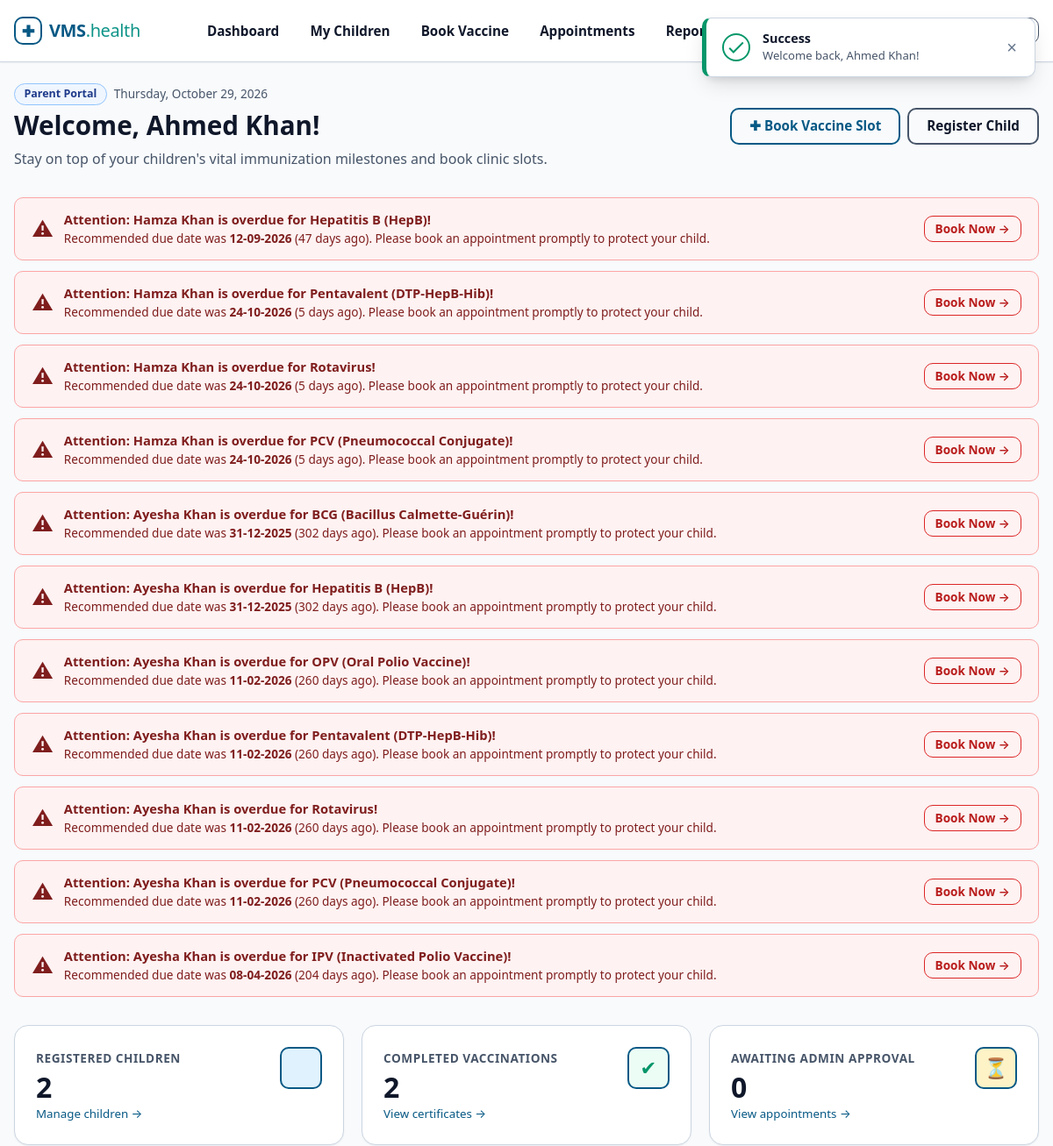
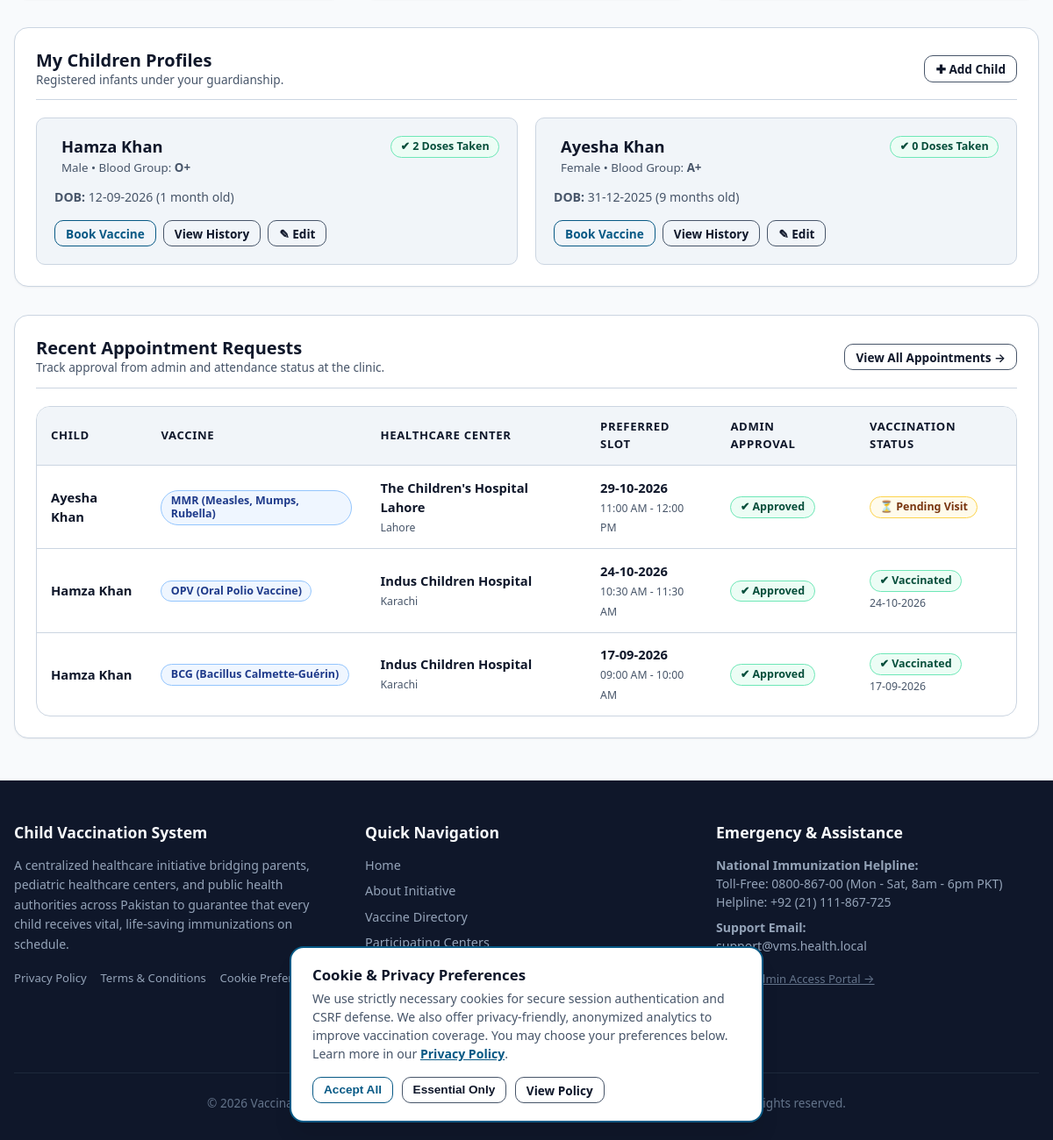
/vms/parent/dashboard.php (signed in), run on the app's committed database (2 pictures, top to bottom).
### tables this page shows
CREATE TABLE `children` (
  `id` INT UNSIGNED NOT NULL AUTO_INCREMENT,
  `parent_id` INT UNSIGNED NOT NULL COMMENT 'Foreign key to parents.id',
  `name` VARCHAR(100) NOT NULL COMMENT 'Child full name',
  `dob` DATE NOT NULL COMMENT 'Date of birth used for schedule calculations',
  `gender` ENUM('male', 'female', 'other') NOT NULL COMMENT 'Biological gender',
  `blood_group` VARCHAR(10) NOT NULL COMMENT 'Blood group e.g. A+, B+, O+, AB-',
  `created_at` DATETIME NOT NULL DEFAULT CURRENT_TIMESTAMP,
  PRIMARY KEY (`id`),
  KEY `idx_children_parent_id` (`parent_id`),
  KEY `idx_children_dob` (`dob`),
  CONSTRAINT `fk_children_parent` FOREIGN KEY (`parent_id`)
    REFERENCES `parents` (`id`) ON DELETE CASCADE ON UPDATE CASCADE
);

CREATE TABLE `bookings` (
  `id` INT UNSIGNED NOT NULL AUTO_INCREMENT,
  `child_id` INT UNSIGNED NOT NULL COMMENT 'Child receiving vaccination',
  `parent_id` INT UNSIGNED NOT NULL COMMENT 'Parent who booked appointment',
  `hospital_id` INT UNSIGNED NOT NULL COMMENT 'Selected vaccination center',
  `vaccine_id` INT UNSIGNED NOT NULL COMMENT 'Vaccine to be administered',
  `preferred_date` DATE NOT NULL COMMENT 'Date booked for the appointment',
  `time_slot` VARCHAR(30) NOT NULL COMMENT 'e.g. 09:00 AM - 10:00 AM',
  `admin_status` ENUM('pending', 'approved', 'rejected') NOT NULL DEFAULT 'pending' COMMENT 'Admin approval status',
  `vaccination_status` ENUM('pending', 'vaccinated', 'not_vaccinated') NOT NULL DEFAULT 'pending' COMMENT 'Hospital verification status',
  `vaccinated_on` DATETIME DEFAULT NULL COMMENT 'Timestamp when hospital confirmed vaccination',
  `remarks` TEXT DEFAULT NULL COMMENT 'Clinical observations or rejection/cancellation reasons',
  `created_at` DATETIME NOT NULL DEFAULT CURRENT_TIMESTAMP,
  PRIMARY KEY (`id`),
  KEY `idx_bookings_child` (`child_id`),
  KEY `idx_bookings_parent` (`parent_id`),
  KEY `idx_bookings_hospital` (`hospital_id`),
  KEY `idx_bookings_vaccine` (`vaccine_id`),
  KEY `idx_bookings_admin_status` (`admin_status`),
  KEY `idx_bookings_vac_status` (`vaccination_status`),
  KEY `idx_bookings_preferred_date` (`preferred_date`),
  KEY `idx_bookings_parent_child` (`parent_id`, `child_id`),
  KEY `idx_bookings_hosp_schedule` (`hospital_id`, `preferred_date`, `vaccination_status`),
  CONSTRAINT `fk_bookings_child` FOREIGN KEY (`child_id`)
    REFERENCES `children` (`id`) ON DELETE CASCADE ON UPDATE CASCADE,
  CONSTRAINT `fk_bookings_parent` FOREIGN KEY (`parent_id`)
    REFERENCES `parents` (`id`) ON DELETE CASCADE ON UPDATE CASCADE,
  CONSTRAINT `fk_bookings_hospital` FOREIGN KEY (`hospital_id`)
    REFERENCES `hospitals` (`id`) ON DELETE CASCADE ON UPDATE CASCADE,
  CONSTRAINT `fk_bookings_vaccine` FOREIGN KEY (`vaccine_id`)
    REFERENCES `vaccines` (`id`) ON DELETE CASCADE ON UPDATE CASCADE
);

CREATE TABLE `vaccines` (
  `id` INT UNSIGNED NOT NULL AUTO_INCREMENT,
  `name` VARCHAR(100) NOT NULL COMMENT 'Vaccine name e.g. BCG, OPV, MMR',
  `description` TEXT NOT NULL COMMENT 'Medical indications, preventable illnesses, instructions',
  `recommended_age_days` INT UNSIGNED NOT NULL COMMENT 'Days from birth when dose is due (0 = Birth)',
  `doses` INT UNSIGNED NOT NULL DEFAULT 1 COMMENT 'Total recommended doses in the series',
  `status` ENUM('available', 'unavailable') NOT NULL DEFAULT 'available',
  `created_at` DATETIME NOT NULL DEFAULT CURRENT_TIMESTAMP,
  PRIMARY KEY (`id`),
  KEY `idx_vaccines_status` (`status`),
  KEY `idx_vaccines_age_days` (`recommended_age_days`)
);

CREATE TABLE `hospitals` (
  `id` INT UNSIGNED NOT NULL AUTO_INCREMENT,
  `user_id` INT UNSIGNED NOT NULL COMMENT 'Foreign key to users.id',
  `name` VARCHAR(150) NOT NULL COMMENT 'Official name of the hospital / health center',
  `address` TEXT NOT NULL COMMENT 'Street address of the hospital',
  `city` VARCHAR(80) NOT NULL COMMENT 'City where hospital is located',
  `location` VARCHAR(150) NOT NULL COMMENT 'District, zone, or prominent landmark for parent search',
  `phone` VARCHAR(25) NOT NULL COMMENT 'Hospital reception / pediatric hotline',
  `status` ENUM('active', 'inactive') NOT NULL DEFAULT 'active' COMMENT 'Account status',
  `created_at` DATETIME NOT NULL DEFAULT CURRENT_TIMESTAMP,
  PRIMARY KEY (`id`),
  UNIQUE KEY `uk_hospitals_user_id` (`user_id`),
  KEY `idx_hospitals_city` (`city`),
  KEY `idx_hospitals_status` (`status`),
  CONSTRAINT `fk_hospitals_user` FOREIGN KEY (`user_id`)
    REFERENCES `users` (`id`) ON DELETE CASCADE ON UPDATE CASCADE
);

### vms/parent/dashboard.php (the view, shortened to what the rows shown need)
<?php
require_once __DIR__ . '/../includes/functions.php';
require_once __DIR__ . '/../includes/auth.php';
$pdo = getDBConnection();
$userId = currentUserId();
$pStmt = $pdo->prepare('SELECT id, phone, address FROM parents WHERE user_id = ? LIMIT 1');
$pStmt->execute([$userId]);
$parentProfile = $pStmt->fetch();
$parentId = $parentProfile ? (int)$parentProfile['id'] : 0;
$cStmt = $pdo->prepare(
    'SELECT c.*,
            (SELECT COUNT(*) FROM bookings b WHERE b.child_id = c.id AND b.vaccination_status = "vaccinated") AS doses_completed
     FROM children c
     WHERE c.parent_id = ?
     ORDER BY c.dob DESC'
);
$cStmt->execute([$parentId]);
$children = $cStmt->fetchAll();
$vaccinesList = $pdo->query('SELECT * FROM vaccines WHERE status = "available" ORDER BY recommended_age_days ASC')->fetchAll();
$bStmt = $pdo->prepare('SELECT child_id, vaccine_id, admin_status, vaccination_status FROM bookings WHERE parent_id = ?');
$bStmt->execute([$parentId]);
$existingBookings = $bStmt->fetchAll();
$bookedMap = [];
foreach ($existingBookings as $eb) {
    $key = $eb['child_id'] . '_' . $eb['vaccine_id'];
    $bookedMap[$key] = $eb;
}
$upcomingAlerts = [];
$overdueAlerts  = [];
foreach ($children as $child) {
    $childId = (int)$child['id'];
    $childDob = $child['dob'];
    foreach ($vaccinesList as $vac) {
        $vacId = (int)$vac['id'];
        $mapKey = $childId . '_' . $vacId;
        if (isset($bookedMap[$mapKey])) {
            $status = $bookedMap[$mapKey]['vaccination_status'];
            $adminStatus = $bookedMap[$mapKey]['admin_status'];
            if ($status === 'vaccinated' || ($adminStatus !== 'rejected' && $status === 'pending')) {
                continue;
            }
        }
        $dueDate = calculateVaccineDueDate($childDob, (int)$vac['recommended_age_days']);
        $daysUntilDue = (int)floor((strtotime($dueDate) - strtotime('today')) / 86400);
        if ($daysUntilDue < 0) {
            $overdueAlerts[] = [
                'child_id'     => $childId,
                'child_name'   => $child['name'],
                'vaccine_id'   => $vacId,
                'vaccine_name' => $vac['name'],
                'due_date'     => $dueDate,
                'days_diff'    => abs($daysUntilDue),
                'type'         => 'overdue'
            ];
        }
    }
}
$recentBookingsStmt = $pdo->prepare(
    'SELECT b.*,
            c.name AS child_name,
            h.name AS hospital_name, h.city AS hospital_city,
            v.name AS vaccine_name
     FROM bookings b
     JOIN children c ON b.child_id = c.id
     JOIN hospitals h ON b.hospital_id = h.id
     JOIN vaccines v ON b.vaccine_id = v.id
     WHERE b.parent_id = ?
     ORDER BY b.created_at DESC
     LIMIT 5'
);
$recentBookingsStmt->execute([$parentId]);
$recentBookings = $recentBookingsStmt->fetchAll();
require_once __DIR__ . '/../includes/header.php';
?>
<div class="container">
    <div style="display: flex; justify-content: space-between; align-items: center; margin-bottom: 2rem; flex-wrap: wrap; gap: 1rem;">
        <div>
            <h1>Welcome, <?= e(currentUserName()); ?>!</h1>
        </div>
    </div>
    <?php if (!empty($overdueAlerts) || !empty($upcomingAlerts)): ?>
        <div style="margin-bottom: 2rem;">
            <?php foreach ($overdueAlerts as $oa): ?>
                <div class="alert alert-danger" style="margin-bottom: 0.75rem;">
                    <div style="display: flex; align-items: center; gap: 0.75rem;">
                        <span style="font-size: 1.5rem;">&#9888;</span>
                        <div>
                            <strong>Attention: <?= e($oa['child_name']); ?> is overdue for <?= e($oa['vaccine_name']); ?>!</strong><br>
                            <span style="font-size: 0.85rem;">
                                Recommended due date was <strong><?= formatDate($oa['due_date']); ?></strong> (<?= (int)$oa['days_diff']; ?> days ago). Please book an appointment promptly to protect your child.
                            </span>
                        </div>
                    </div>
                    <div>
                        <a href="<?= url('parent/book.php?child_id=' . (int)$oa['child_id'] . '&vaccine_id=' . (int)$oa['vaccine_id']); ?>" class="btn btn-danger btn-sm" style="white-space: nowrap;">
                            Book Now &rarr;
                        </a>
                    </div>
                </div>
            <?php endforeach; ?>
        </div>
    <?php endif; ?>
    <div class="card" style="margin-bottom: 2rem;">
        <?php if (empty($children)): ?>
            <div style="text-align: center; padding: 2.5rem 1rem; color: var(--text-muted);">
                <p style="font-size: 1.1rem; margin-bottom: 0.5rem;">No children registered under your profile yet.</p>
                <a href="<?= url('parent/children.php?action=add'); ?>" class="btn btn-primary btn-sm">Add Your First Child</a>
            </div>
        <?php else: ?>
            <div class="grid grid-2" style="gap: 1.25rem;">
                <?php foreach ($children as $c): ?>
                    <div style="background: var(--bg-subtle); padding: 1.25rem; border-radius: var(--radius-md); border: 1px solid var(--border-color);">
                        <div style="display: flex; justify-content: space-between; align-items: flex-start; margin-bottom: 0.75rem;">
                            <div style="display: flex; align-items: center; gap: 0.5rem;">
                                <div>
                                    <h4 style="margin: 0; font-size: 1.15rem;"><?= e($c['name']); ?></h4>
                                    <small style="color: var(--text-muted);"><?= ucfirst($c['gender']); ?> &bull; Blood Group: <strong><?= e($c['blood_group']); ?></strong></small>
                                </div>
                            </div>
                            <span class="badge badge-success">&#10004; <?= (int)$c['doses_completed']; ?> doses taken</span>
                        </div>
                        <p style="font-size: 0.88rem; margin-bottom: 1rem; color: var(--text-muted);">
                            <strong>DOB:</strong> <?= formatDate($c['dob']); ?> (<?= formatAge($c['dob']); ?> old)
                        </p>
                        <div style="display: flex; gap: 0.5rem; flex-wrap: wrap;">
                            <a href="<?= url('parent/book.php?child_id=' . (int)$c['id']); ?>" class="btn btn-primary btn-sm">
                                Book Vaccine
                            </a>
                            <a href="<?= url('parent/reports.php?child_id=' . (int)$c['id']); ?>" class="btn btn-outline btn-sm">
                                View History
                            </a>
                            <a href="<?= url('parent/children.php?action=edit&id=' . (int)$c['id']); ?>" class="btn btn-outline btn-sm">
                                &#9998; Edit
                            </a>
                        </div>
                    </div>
                <?php endforeach; ?>
            </div>
        <?php endif; ?>
    </div>
    <div class="card">
        <?php if (empty($recentBookings)): ?>
            <div style="text-align: center; padding: 2.5rem 1rem; color: var(--text-muted);">
                <p>You have not made any appointment bookings yet.</p>
                <a href="<?= url('parent/book.php'); ?>" class="btn btn-primary btn-sm">Book a Vaccination Slot</a>
            </div>
        <?php else: ?>
            <div class="table-responsive">
                <table class="table">
                    <thead>
                        <tr>
                            <th>Child</th>
                            <th>Vaccine</th>
                            <th>Healthcare Center</th>
                            <th>Preferred Slot</th>
                            <th>Admin Approval</th>
                            <th>Vaccination Status</th>
                        </tr>
                    </thead>
                    <tbody>
                        <?php foreach ($recentBookings as $b): ?>
                            <tr>
                                <td><strong><?= e($b['child_name']); ?></strong></td>
                                <td><span class="badge badge-info"><?= e($b['vaccine_name']); ?></span></td>
                                <td>
                                    <strong><?= e($b['hospital_name']); ?></strong><br>
                                    <small style="color: var(--text-muted);"><?= e($b['hospital_city']); ?></small>
                                </td>
                                <td>
                                    <strong><?= formatDate($b['preferred_date']); ?></strong><br>
                                    <small style="color: var(--text-muted);"><?= e($b['time_slot']); ?></small>
                                </td>
                                <td>
                                    <?php if ($b['admin_status'] === 'approved'): ?>
                                        <span class="badge badge-success">&#10004; Approved</span>
                                    <?php elseif ($b['admin_status'] === 'pending'): ?>
                                        <span class="badge badge-warning">&#9203; In Review</span>
                                    <?php else: ?>
                                        <span class="badge badge-danger">&#10006; Rejected</span>
                                    <?php endif; ?>
                                </td>
                                <td>
                                    <?php if ($b['vaccination_status'] === 'vaccinated'): ?>
                                        <span class="badge badge-success">&#10004; Vaccinated</span><br>
                                        <small style="color: var(--text-muted);"><?= formatDate($b['vaccinated_on']); ?></small>
                                    <?php elseif ($b['vaccination_status'] === 'not_vaccinated'): ?>
                                        <span class="badge badge-danger">&#10006; Not Vaccinated</span>
                                    <?php else: ?>
                                        <span class="badge badge-warning">&#9203; Pending Visit</span>
                                    <?php endif; ?>
                                </td>
                            </tr>
                        <?php endforeach; ?>
                    </tbody>
                </table>
            </div>
        <?php endif; ?>
    </div>
</div>
<?php require_once __DIR__ . '/../includes/footer.php'; ?>

### data on the page
children: name "Hamza Khan", vaccine_name "Hepatitis B (HepB)", dob "12-09-2026", days_diff "47", gender "Male", blood_group "O+", doses_completed "2", dob "1 month"
bookings: child.name "Hamza Khan", vaccine_name "Pentavalent (DTP-HepB-Hib)", preferred_date "24-10-2026", days_diff "5", vaccine_name "Rotavirus", vaccine_name "PCV (Pneumococcal Conjugate)", vaccine.name "OPV (Oral Polio Vaccine)", hospital.name "Indus Children Hospital", hospital.city "Karachi", time_slot "10:30 AM - 11:30 AM", admin_status "✔ Approved", vaccinated_on "24-10-2026"
children: name "Ayesha Khan", vaccine_name "BCG (Bacillus Calmette-Guérin)", dob "31-12-2025", days_diff "302", vaccine_name "Hepatitis B (HepB)", gender "Female", blood_group "A+", doses_completed "0", dob "9 months"
vaccines: child_name "Ayesha Khan", name "Rotavirus", due_date "11-02-2026", days_diff "260"
vaccines: child_name "Ayesha Khan", name "IPV (Inactivated Polio Vaccine)", due_date "08-04-2026", days_diff "204"
bookings: child.name "Ayesha Khan", vaccine.name "MMR (Measles, Mumps, Rubella)", hospital.name "The Children's Hospital Lahore", hospital.city "Lahore", preferred_date "29-10-2026", time_slot "11:00 AM - 12:00 PM", admin_status "✔ Approved", vaccination_status "⏳ Pending Visit"
bookings: child.name "Hamza Khan", vaccine.name "BCG (Bacillus Calmette-Guérin)", hospital.name "Indus Children Hospital", hospital.city "Karachi", preferred_date "17-09-2026", time_slot "09:00 AM - 10:00 AM", admin_status "✔ Approved", vaccinated_on "17-09-2026"

### other printed values
$flashType "Success"
$flashMsg "Welcome back, Ahmed Khan!"
currentUserName() "Ahmed Khan"
$oa['child_name'] "Ayesha Khan"
$oa['vaccine_name'] "OPV (Oral Polio Vaccine)"
formatDate($oa['due_date']) "11-02-2026"
$oa['days_diff'] "260"
$oa['vaccine_name'] "Pentavalent (DTP-HepB-Hib)"
$oa['vaccine_name'] "PCV (Pneumococcal Conjugate)"
$countChildren "2"
$countVaccinatedDoses "2"
$countPendingApproval "0"
